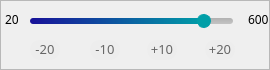
   <widget class="QFrame" name="durationFrame">
    <property name="geometry">
     <rect>
      <x>30</x>
      <y>165</y>
      <width>270</width>
      <height>70</height>
     </rect>
    </property>
    <property name="font">
     <font>
      <family>Yu Gothic UI Light</family>
      <pointsize>9</pointsize>
     </font>
    </property>
    <property name="styleSheet">
     <string notr="true">QPushButton {
	border-radius: 10px;
	border: 1px solid #EDEDED;
	background-color: #EDEDED;
	color: #666666;
	padding-bottom: 2px;
}

QPushButton:hover {
	border: 1px solid #009FA8;
	color: #000000;
}

QPushButton:pressed {
	background-color: #D3DDE0;
}</string>
    </property>
    <property name="frameShape">
     <enum>QFrame::StyledPanel</enum>
    </property>
    <property name="frameShadow">
     <enum>QFrame::Raised</enum>
    </property>
    <widget class="QSlider" name="durationSlider">
     <property name="geometry">
      <rect>
       <x>30</x>
       <y>10</y>
       <width>205</width>
       <height>22</height>
      </rect>
     </property>
     <property name="font">
      <font>
       <family>Yu Gothic UI Light</family>
      </font>
     </property>
     <property name="styleSheet">
      <string notr="true">QSlider::groove:horizontal {
	height: 6px;
	background: qlineargradient(x1:0, y1:0, x2:0, y2:1, stop:0 #B1B1B1, stop:1 #c4c4c4);
	border-radius: 3px;
	margin-left: 1px;
	margin-right: 2px;
}

QSlider::handle:horizontal {
    background: #009FA8;
	width: 12px;
	margin: -4px -1px;
    border-radius: 7px;
	border: 1px solid #009FA8;
}

QSlider::handle:horizontal:hover {
    background: #009FA8;
	border-color: #181199;
}

QSlider::sub-page:horizontal {
	background: qlineargradient(x1:1, y1:0.5, x2:0, y2:0.5, stop:0 #009FA8, stop:1 #181199);
	border-radius: 3px;
}</string>
     </property>
     <property name="minimum">
      <number>1</number>
     </property>
     <property name="maximum">
      <number>250</number>
     </property>
     <property name="singleStep">
      <number>5</number>
     </property>
     <property name="value">
      <number>220</number>
     </property>
     <property name="sliderPosition">
      <number>220</number>
     </property>
     <property name="orientation">
      <enum>Qt::Horizontal</enum>
     </property>
    </widget>
    <widget class="QPushButton" name="durationMinusTenPushButton">
     <property name="geometry">
      <rect>
       <x>90</x>
       <y>40</y>
       <width>30</width>
       <height>20</height>
      </rect>
     </property>
     <property name="sizePolicy">
      <sizepolicy hsizetype="Minimum" vsizetype="Minimum">
       <horstretch>0</horstretch>
       <verstretch>0</verstretch>
      </sizepolicy>
     </property>
     <property name="font">
      <font>
       <family>Yu Gothic UI Light</family>
       <pointsize>10</pointsize>
      </font>
     </property>
     <property name="styleSheet">
      <string notr="true"/>
     </property>
     <property name="text">
      <string>-10</string>
     </property>
    </widget>
    <widget class="QPushButton" name="durationPlusTwentyPushButton">
     <property name="geometry">
      <rect>
       <x>205</x>
       <y>40</y>
       <width>30</width>
       <height>20</height>
      </rect>
     </property>
     <property name="sizePolicy">
      <sizepolicy hsizetype="Minimum" vsizetype="Minimum">
       <horstretch>0</horstretch>
       <verstretch>0</verstretch>
      </sizepolicy>
     </property>
     <property name="font">
      <font>
       <family>Yu Gothic UI Light</family>
       <pointsize>10</pointsize>
      </font>
     </property>
     <property name="styleSheet">
      <string notr="true"/>
     </property>
     <property name="text">
      <string>+20</string>
     </property>
    </widget>
    <widget class="QPushButton" name="durationMinusTwentyPushButton">
     <property name="geometry">
      <rect>
       <x>30</x>
       <y>40</y>
       <width>30</width>
       <height>20</height>
      </rect>
     </property>
     <property name="sizePolicy">
      <sizepolicy hsizetype="Minimum" vsizetype="Minimum">
       <horstretch>0</horstretch>
       <verstretch>0</verstretch>
      </sizepolicy>
     </property>
     <property name="font">
      <font>
       <family>Yu Gothic UI Light</family>
       <pointsize>10</pointsize>
      </font>
     </property>
     <property name="styleSheet">
      <string notr="true"/>
     </property>
     <property name="text">
      <string>-20</string>
     </property>
    </widget>
    <widget class="QLabel" name="durationMaxLabel">
     <property name="geometry">
      <rect>
       <x>248</x>
       <y>11</y>
       <width>21</width>
       <height>16</height>
      </rect>
     </property>
     <property name="font">
      <font>
       <family>Yu Gothic UI Light</family>
      </font>
     </property>
     <property name="text">
      <string>600</string>
     </property>
    </widget>
    <widget class="QPushButton" name="durationPlusTenPushButton">
     <property name="geometry">
      <rect>
       <x>147</x>
       <y>40</y>
       <width>30</width>
       <height>20</height>
      </rect>
     </property>
     <property name="sizePolicy">
      <sizepolicy hsizetype="Minimum" vsizetype="Minimum">
       <horstretch>0</horstretch>
       <verstretch>0</verstretch>
      </sizepolicy>
     </property>
     <property name="font">
      <font>
       <family>Yu Gothic UI Light</family>
       <pointsize>10</pointsize>
      </font>
     </property>
     <property name="styleSheet">
      <string notr="true"/>
     </property>
     <property name="text">
      <string>+10</string>
     </property>
    </widget>
    <widget class="QLabel" name="durationMinLabel">
     <property name="geometry">
      <rect>
       <x>5</x>
       <y>11</y>
       <width>16</width>
       <height>16</height>
      </rect>
     </property>
     <property name="font">
      <font>
       <family>Yu Gothic UI Light</family>
      </font>
     </property>
     <property name="text">
      <string>20</string>
     </property>
    </widget>
   </widget>
